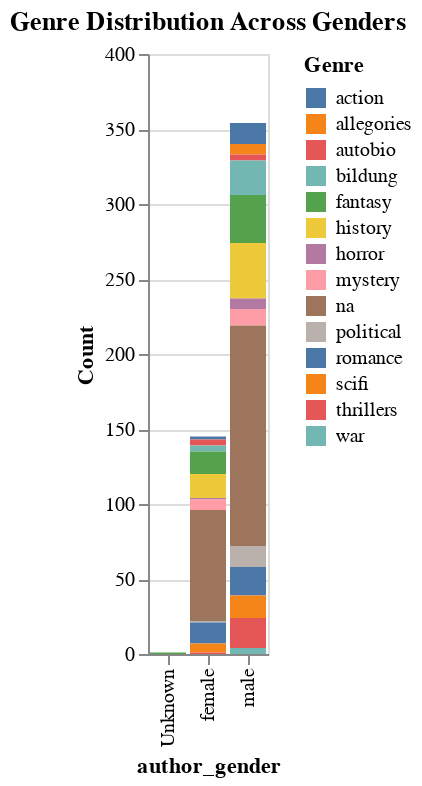

This figure's notebook cell:
### Code cell
gender_genre_distribution = pd.crosstab(df['author_gender'], df['genre'])


gender_genre_melted = gender_genre_distribution.reset_index().melt(id_vars="author_gender", var_name="Genre", value_name="Count")


stacked_bar = alt.Chart(gender_genre_melted).mark_bar().encode(
    x='author_gender:N',  
    y='Count:Q',           
    color='Genre:N',       
    tooltip=['author_gender', 'Genre', 'Count']  
).properties(
    title="Genre Distribution Across Genders"
)

stacked_bar

### Figure 1 — Vega-Lite specification as saved in the notebook (floating-point values rounded to 4 significant figures)
{"config": {"view": {"continuousWidth": 300, "continuousHeight": 300}}, "data": {"name": "data-a52766b6d98046a72f4c00aba7f90465"}, "mark": {"type": "bar"}, "encoding": {"color": {"field": "Genre", "type": "nominal"}, "tooltip": [{"field": "author_gender", "type": "nominal"}, {"field": "Genre", "type": "nominal"}, {"field": "Count", "type": "quantitative"}], "x": {"field": "author_gender", "type": "nominal"}, "y": {"field": "Count", "type": "quantitative"}}, "title": "Genre Distribution Across Genders", "$schema": "https://vega.github.io/schema/vega-lite/v5.20.1.json", "datasets": {"data-a52766b6d98046a72f4c00aba7f90465": [{"author_gender": "Unknown", "Genre": "action", "Count": 0}, {"author_gender": "female", "Genre": "action", "Count": 2}, {"author_gender": "male", "Genre": "action", "Count": 14}, {"author_gender": "Unknown", "Genre": "allegories", "Count": 0}, {"author_gender": "female", "Genre": "allegories", "Count": 0}, {"author_gender": "male", "Genre": "allegories", "Count": 7}, {"author_gender": "Unknown", "Genre": "autobio", "Count": 0}, {"author_gender": "female", "Genre": "autobio", "Count": 4}, {"author_gender": "male", "Genre": "autobio", "Count": 4}, {"author_gender": "Unknown", "Genre": "bildung", "Count": 0}, {"author_gender": "female", "Genre": "bildung", "Count": 4}, {"author_gender": "male", "Genre": "bildung", "Count": 23}, {"author_gender": "Unknown", "Genre": "fantasy", "Count": 1}, {"author_gender": "female", "Genre": "fantasy", "Count": 15}, {"author_gender": "male", "Genre": "fantasy", "Count": 32}, {"author_gender": "Unknown", "Genre": "history", "Count": 0}, {"author_gender": "female", "Genre": "history", "Count": 16}, {"author_gender": "male", "Genre": "history", "Count": 37}, {"author_gender": "Unknown", "Genre": "horror", "Count": 0}, {"author_gender": "female", "Genre": "horror", "Count": 1}, {"author_gender": "male", "Genre": "horror", "Count": 7}, {"author_gender": "Unknown", "Genre": "mystery", "Count": 0}, {"author_gender": "female", "Genre": "mystery", "Count": 7}, {"author_gender": "male", "Genre": "mystery", "Count": 11}, {"author_gender": "Unknown", "Genre": "na", "Count": 0}, {"author_gender": "female", "Genre": "na", "Count": 74}, {"author_gender": "male", "Genre": "na", "Count": 147}, {"author_gender": "Unknown", "Genre": "political", "Count": 0}, {"author_gender": "female", "Genre": "political", "Count": 1}, {"author_gender": "male", "Genre": "political", "Count": 14}, {"author_gender": "Unknown", "Genre": "romance", "Count": 0}, {"author_gender": "female", "Genre": "romance", "Count": 14}, {"author_gender": "male", "Genre": "romance", "Count": 19}, {"author_gender": "Unknown", "Genre": "scifi", "Count": 0}, {"author_gender": "female", "Genre": "scifi", "Count": 6}, {"author_gender": "male", "Genre": "scifi", "Count": 15}, {"author_gender": "Unknown", "Genre": "thrillers", "Count": 0}, {"author_gender": "female", "Genre": "thrillers", "Count": 1}, {"author_gender": "male", "Genre": "thrillers", "Count": 20}, {"author_gender": "Unknown", "Genre": "war", "Count": 0}, {"author_gender": "female", "Genre": "war", "Count": 0}, {"author_gender": "male", "Genre": "war", "Count": 4}]}}
